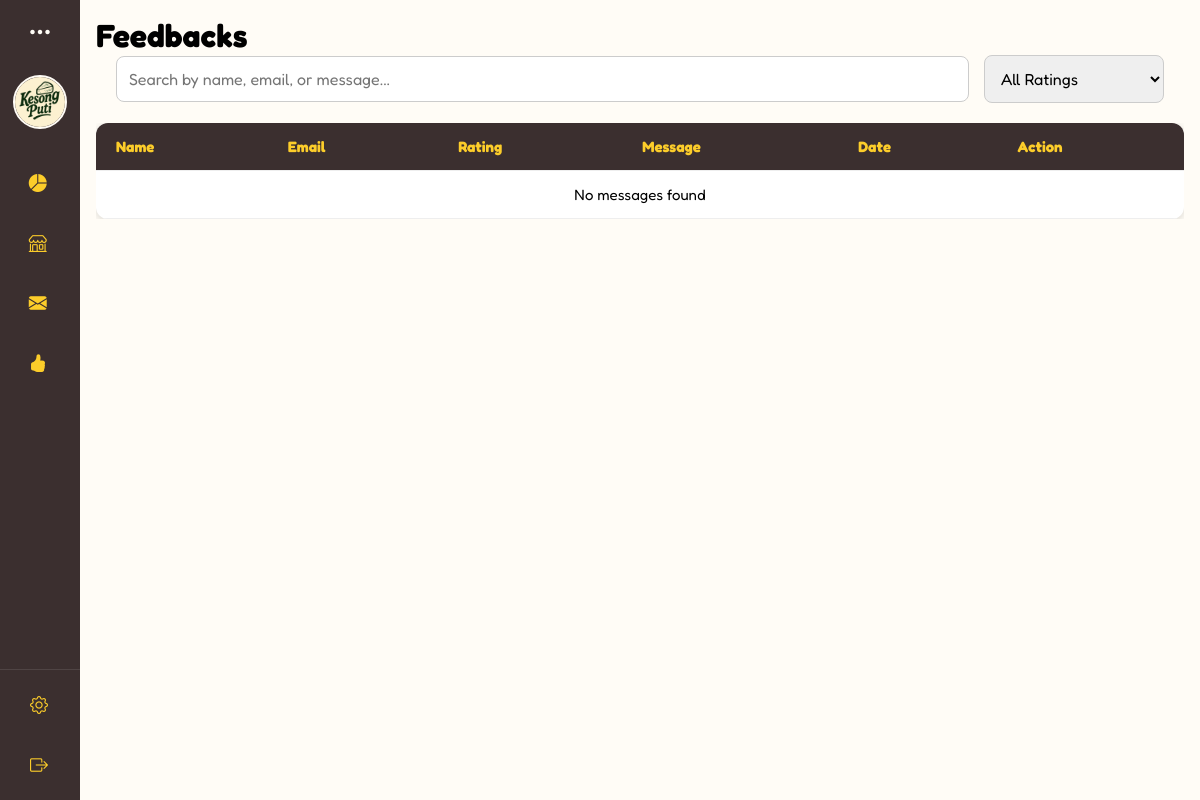
The app's page /interfaces/admin/feedbacks.php (signed in), older data.
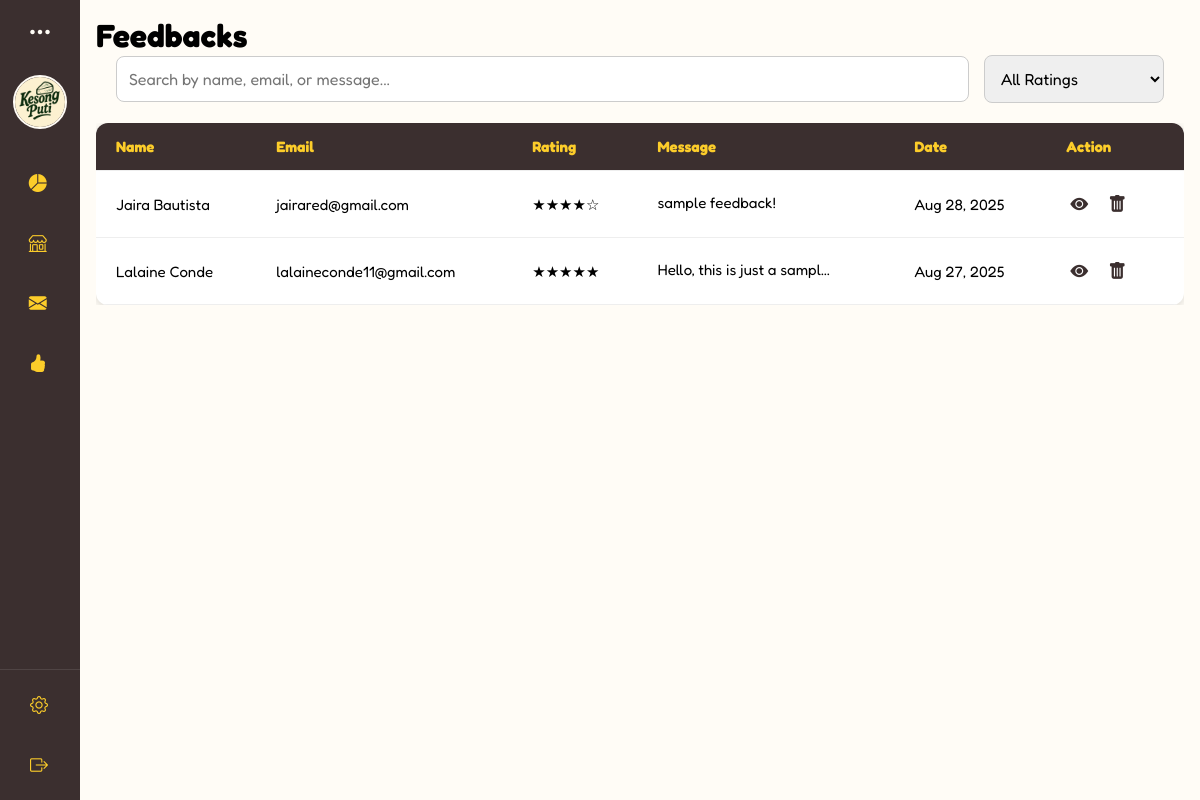
The same page, newer data.
### tables this page shows
CREATE TABLE `reviews` (
  `review_id` int(11) NOT NULL,
  `name` varchar(100) NOT NULL,
  `email` varchar(255) NOT NULL,
  `rating` varchar(10) NOT NULL,
  `feedback` text NOT NULL,
  `created_at` timestamp NOT NULL DEFAULT current_timestamp(),
  `recipient` varchar(100) NOT NULL
);

### interfaces/admin/feedbacks.php (the view, shortened to what this page needs)
<?php
require '../../connection.php';
include ('../../includes/admin-dashboard.php');
if ($_SESSION['role'] === 'admin') {
    $recipient = "admin_" . $_SESSION['admin_id'];
} elseif ($_SESSION['role'] === 'superadmin') {
    $recipient = "super_" . $_SESSION['super_id'];
}
$sql = "SELECT * FROM reviews
        WHERE recipient = '$recipient'
        ORDER BY created_at DESC";
$result = mysqli_query($connection, $sql);
?>
<!DOCTYPE html>
<html lang="en">
<head>
    <link
      rel="stylesheet"
      href="https://cdn.jsdelivr.net/npm/bootstrap-icons/font/bootstrap-icons.css"
    />
    <link rel="stylesheet" href="../../css/admin.css"/>
</head>
<body>
<div class="main-content">
      <div class="box" id="feedback-content">
        <h1>Feedbacks</h1>
        <div class="feedback-filter-bar">
          <input
            type="text"
            id="feedbackSearch"
            placeholder="Search by name, email, or message..."
          />
          <select id="ratingFilter">
            <option value="all">All Ratings</option>
          </select>
        </div>
      <div class="feedback-table-wrapper">
        <table class="feedback-table">
          <thead>
            <tr>
              <th>Name</th>
              <th>Email</th>
              <th>Rating</th>
              <th>Message</th>
              <th>Date</th>
              <th>Action</th>
            </tr>
          </thead>
            <tbody id="feedbackTableBody">
              <?php if (mysqli_num_rows($result) > 0): ?>
                <?php while ($row = mysqli_fetch_assoc($result)): ?>
                  <tr>
                    <td><?php echo htmlspecialchars($row['name']); ?></td>
                    <td><?php echo htmlspecialchars($row['email']); ?></td>
                    <td><?php echo htmlspecialchars($row['rating']); ?></td>
                    <td class="contact-message"><span class="short-msg"><?php echo htmlspecialchars($row['feedback']); ?></span></td>
                    <td><?php echo date("M j, Y", strtotime($row['created_at'])); ?></td>
                    <td>
                    <button
                      class="view-btn view-more"
                      data-message="<?php echo htmlspecialchars($row['feedback']); ?>"
                      title="View More"
                    >
                      <i class="bi bi-eye-fill"></i>
                    </button>
                    <button class="delete-btn" data-id="<?php echo $row['review_id']; ?>">
                      <i class="bi bi-trash-fill"></i>
                    </button>
                  </td>
                  </tr>
                <?php endwhile; ?>
              <?php else: ?>
                <tr>
                  <td colspan="6" style="text-align:center;">No messages found</td>
                </tr>
              <?php endif; ?>
            </tbody>
        </table>
      </div>
      </div>
</div>
</body>
</html>

Row changes from the older to the newer data that the page shows:
added reviews: name "Jaira Bautista", email "jairared@gmail.com", rating "★★★★☆", feedback "sample feedback!", created_at "Aug 28, 2025"
added reviews: name "Lalaine Conde", email "lalaineconde11@gmail.com", rating "★★★★★", feedback "Hello, this is just a sampl…", created_at "Aug 27, 2025"
Text that changed along with them:
text no longer shown: "No messages found"
